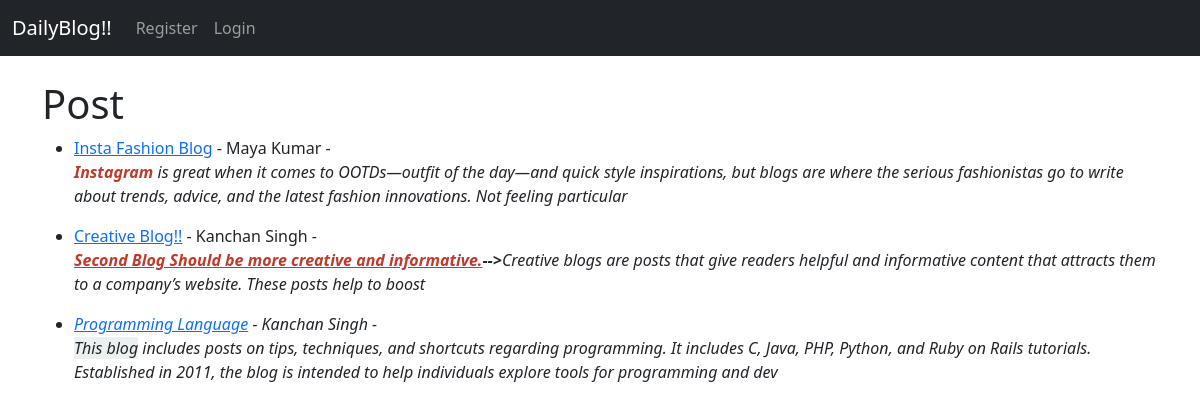
The page / on the database its author committed.
### Blog_app/models.py (models this page shows, shortened)
class Post(models.Model):
    title = models.CharField(max_length=255)
    header_image = models.ImageField(null=True, blank=True, upload_to="images/")
    title_tag = models.CharField(max_length=255, default="DailyBlog!!")
    author = models.ForeignKey(User, on_delete=models.CASCADE)
    body = RichTextField(blank=True, null=True)

### Blog_app/views.py (the view)
# urls.py: path('', HomeView.as_view(), name="home"),
class HomeView(ListView):
    model = Post
    template_name = 'home.html'
    ordering = ['-id']

### Blog_app/templates/home.html (shortened to what this page needs)
{% extends 'base.html' %}
{% block content %}
<h1>Post</h1>
<ul>
{% for post in object_list %}
    <li><a href="{% url 'article-detail' post.pk %}">{{ post.title }}</a>
        - {{ post.author.first_name }} {{ post.author.last_name }} - <br/>
    {{ post.body|slice:":300"|safe }}</li>
    {% endfor %}
</ul>
{% endblock %}

### Blog_app/templates/base.html (shortened to what this page needs)
<!doctype html>
<html lang="en">
  <head>
    <link href="https://cdn.jsdelivr.net/npm/bootstrap@5.3.2/dist/css/bootstrap.min.css" rel="stylesheet">
  </head>
  <body>
  <nav class="navbar navbar-expand-lg navbar-dark bg-dark">
  <div class="container-fluid">
    <a class="navbar-brand" href="{% url 'home' %}">DailyBlog!!</a>
    <div class="collapse navbar-collapse" id="navbarSupportedContent">
      <ul class="navbar-nav me-auto mb-2 mb-lg-0">
        {% if user.is_authenticated %}
        <li class="nav-item">
          <a class="nav-link" href="{% url 'add_post' %}">Add Post</a>
        </li>
        <li class="nav-item">
          <a class="nav-link" href="{% url 'edit_profile' %}">Edit Profile</a>
        </li>
        <li class="nav-item">
          <a class="nav-link" href="{% url 'logout' %}">Logout</a>
        </li>
        {% else %}
        <li class="nav-item">
          <a class="nav-link" href="{% url 'register' %}">Register</a>
        </li>
        <li class="nav-item">
          <a class="nav-link" href="{% url 'login' %}">Login</a>
        </li>
        {% endif %}
      </ul>
    </div>
  </div>
</nav>
  <br/>
  <div class="container">
    {% block content %}
    {% endblock %}
  </div>
  </body>
</html>

### rows shown on the page
Post: title "Insta Fashion Blog", author.first_name "Maya", author.last_name "Kumar", body "Instagram is great when it comes to OOTDs—outfit of the day—and quick style inspirations, but blogs are where the serious fashionistas go to write about trends, advice, and the latest fashion innovations. Not feeling particular"
Post: title "Creative Blog!!", author.first_name "Kanchan", author.last_name "Singh", body "Second Blog Should be more creative and informative. --> Creative blogs are posts that give readers helpful and informative content that attracts them to a company’s website. These posts help to boost"
Post: title "Programming Language", author.first_name "Kanchan", author.last_name "Singh", body "This blog includes posts on tips, techniques, and shortcuts regarding programming. It includes C, Java, PHP, Python, and Ruby on Rails tutorials. Established in 2011, the blog is intended to help individuals explore tools for programming and dev"
